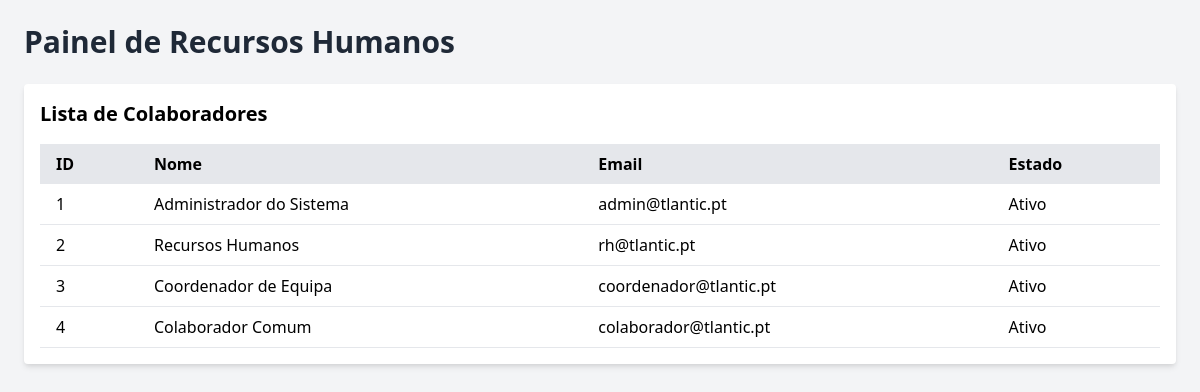
Before: /UI/recursos.php with the older database file.
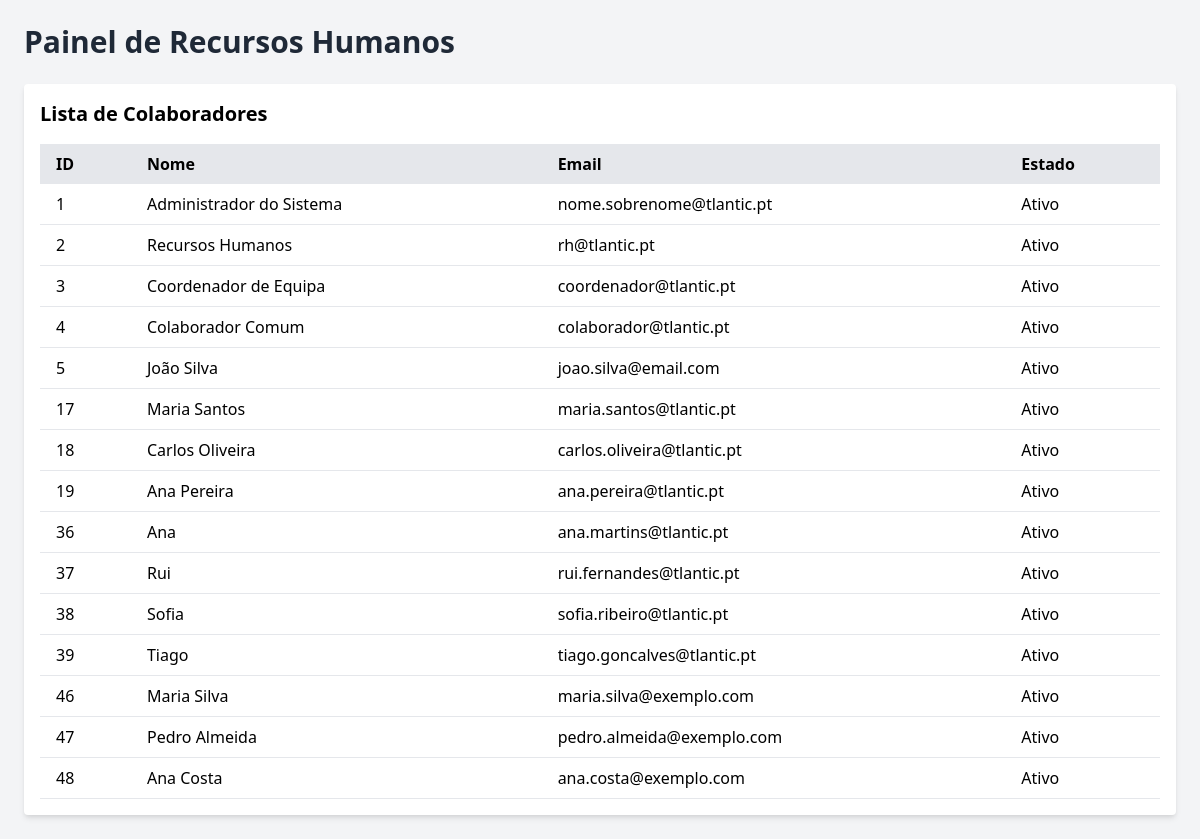
After: the same page with the newer database file.
### tables this page shows
CREATE TABLE `colaborador` (
  `id_colaborador` int(11) NOT NULL,
  `numero_mecanografico` varchar(20) DEFAULT NULL,
  `nome` varchar(100) NOT NULL,
  `nome_meio` varchar(50) DEFAULT NULL,
  `apelido` varchar(50) DEFAULT NULL,
  `genero` enum('Masculino','Feminino','Outro','Prefiro não dizer') DEFAULT NULL,
  `data_nascimento` date DEFAULT NULL,
  `estado_civil` enum('Solteiro','Casado','União de Facto','Divorciado','Viúvo','Separado') DEFAULT NULL,
  `nacionalidade` varchar(50) DEFAULT 'Portuguesa',
  `naturalidade` varchar(100) DEFAULT NULL,
  `nif` varchar(9) DEFAULT NULL,
  `niss` varchar(11) DEFAULT NULL,
  `nib` varchar(25) DEFAULT NULL,
  `telefone` varchar(20) DEFAULT NULL,
  `telemovel` varchar(20) DEFAULT NULL,
  `email` varchar(100) DEFAULT NULL,
  `email_pessoal` varchar(100) DEFAULT NULL,
  `morada` text DEFAULT NULL,
  `codigo_postal` varchar(10) DEFAULT NULL,
  `localidade` varchar(100) DEFAULT NULL,
  `pais` varchar(50) DEFAULT 'Portugal',
  `foto` varchar(255) DEFAULT NULL,
  `id_funcao` int(11) DEFAULT NULL,
  `id_equipa` int(11) DEFAULT NULL,
  `id_departamento` int(11) DEFAULT NULL,
  `id_gestor_direto` int(11) DEFAULT NULL,
  `tipo_contrato` enum('Sem Termo','Termo Certo','Prestação Serviço','Estágio Profissional','Outro') DEFAULT NULL,
  `data_entrada` date DEFAULT NULL,
  `data_saida` date DEFAULT NULL,
  `motivo_saida` text DEFAULT NULL,
  `periodo_experiencia_ate` date DEFAULT NULL,
  `remuneracao_bruta` decimal(10,2) DEFAULT NULL,
  `subsidio_alimentacao` decimal(10,2) DEFAULT 0.00,
  `subsidio_transporte` decimal(10,2) DEFAULT 0.00,
  `outros_beneficios` text DEFAULT NULL,
  `horario_trabalho` varchar(50) DEFAULT '09:00-18:00',
  `dias_ferias_ano` int(11) DEFAULT 22,
  `dias_ferias_gozados` int(11) DEFAULT 0,
  `ultimo_voucher_telemovel` date DEFAULT NULL,
  `observacoes` text DEFAULT NULL,
  `estado` enum('Ativo','Inativo','Licença','Férias','Baixa Médica','Suspenso') DEFAULT 'Ativo',
  `data_criacao` timestamp NOT NULL DEFAULT current_timestamp(),
  `data_atualizacao` timestamp NOT NULL DEFAULT current_timestamp() ON UPDATE current_timestamp()
);

### UI/recursos.php (the view, shortened to what this page needs)
<?php
$host = 'localhost';
$db   = 'ficha_colaboradores';
$user = 'root';
$pass = 'root';
$charset = 'utf8mb4';
$dsn = "mysql:host=$host;dbname=$db;charset=$charset";
$options = [PDO::ATTR_ERRMODE => PDO::ERRMODE_EXCEPTION];
try {
    $pdo = new PDO($dsn, $user, $pass, $options);
    $stmt = $pdo->query("SELECT id_colaborador, nome, email, estado FROM colaborador");
    $colaboradores = $stmt->fetchAll(PDO::FETCH_ASSOC);
} catch (\PDOException $e) {
    echo "Erro na ligação à base de dados: " . $e->getMessage();
    exit;
}
?>
<!DOCTYPE html>
<html lang="pt">
<head>
  <link href="https://cdn.jsdelivr.net/npm/tailwindcss@2.2.19/dist/tailwind.min.css" rel="stylesheet">
</head>
<body class="bg-gray-100 p-6">
  <h1 class="text-3xl font-bold mb-6 text-gray-800">Painel de Recursos Humanos</h1>
  <div class="bg-white shadow-md rounded p-4">
    <h2 class="text-xl font-semibold mb-4">Lista de Colaboradores</h2>
    <table class="min-w-full table-auto">
      <thead>
        <tr class="bg-gray-200">
          <th class="px-4 py-2 text-left">ID</th>
          <th class="px-4 py-2 text-left">Nome</th>
          <th class="px-4 py-2 text-left">Email</th>
          <th class="px-4 py-2 text-left">Estado</th>
        </tr>
      </thead>
      <tbody>
        <?php foreach ($colaboradores as $colaborador): ?>
        <tr class="border-b">
          <td class="px-4 py-2"><?= htmlspecialchars($colaborador['id_colaborador']) ?></td>
          <td class="px-4 py-2"><?= htmlspecialchars($colaborador['nome']) ?></td>
          <td class="px-4 py-2"><?= htmlspecialchars($colaborador['email']) ?></td>
          <td class="px-4 py-2"><?= htmlspecialchars($colaborador['estado']) ?></td>
        </tr>
        <?php endforeach; ?>
      </tbody>
    </table>
  </div>
</body>
</html>

Changed rows visible on the page:
changed colaborador "Administrador do Sistema": email "admin@tlantic.pt" → "nome.sobrenome@tlantic.pt"
added colaborador: id_colaborador "5", nome "João Silva", email "joao.silva@email.com", estado "Ativo"
added colaborador: id_colaborador "17", nome "Maria Santos", email "maria.santos@tlantic.pt", estado "Ativo"
added colaborador: id_colaborador "18", nome "Carlos Oliveira", email "carlos.oliveira@tlantic.pt", estado "Ativo"
added colaborador: id_colaborador "19", nome "Ana Pereira", email "ana.pereira@tlantic.pt", estado "Ativo"
added colaborador: id_colaborador "36", nome "Ana", email "ana.martins@tlantic.pt", estado "Ativo"
added colaborador: id_colaborador "37", nome "Rui", email "rui.fernandes@tlantic.pt", estado "Ativo"
added colaborador: id_colaborador "38", nome "Sofia", email "sofia.ribeiro@tlantic.pt", estado "Ativo"
added colaborador: id_colaborador "39", nome "Tiago", email "tiago.goncalves@tlantic.pt", estado "Ativo"
added colaborador: id_colaborador "46", nome "Maria Silva", email "maria.silva@exemplo.com", estado "Ativo"
added colaborador: id_colaborador "47", nome "Pedro Almeida", email "pedro.almeida@exemplo.com", estado "Ativo"
added colaborador: id_colaborador "48", nome "Ana Costa", email "ana.costa@exemplo.com", estado "Ativo"
